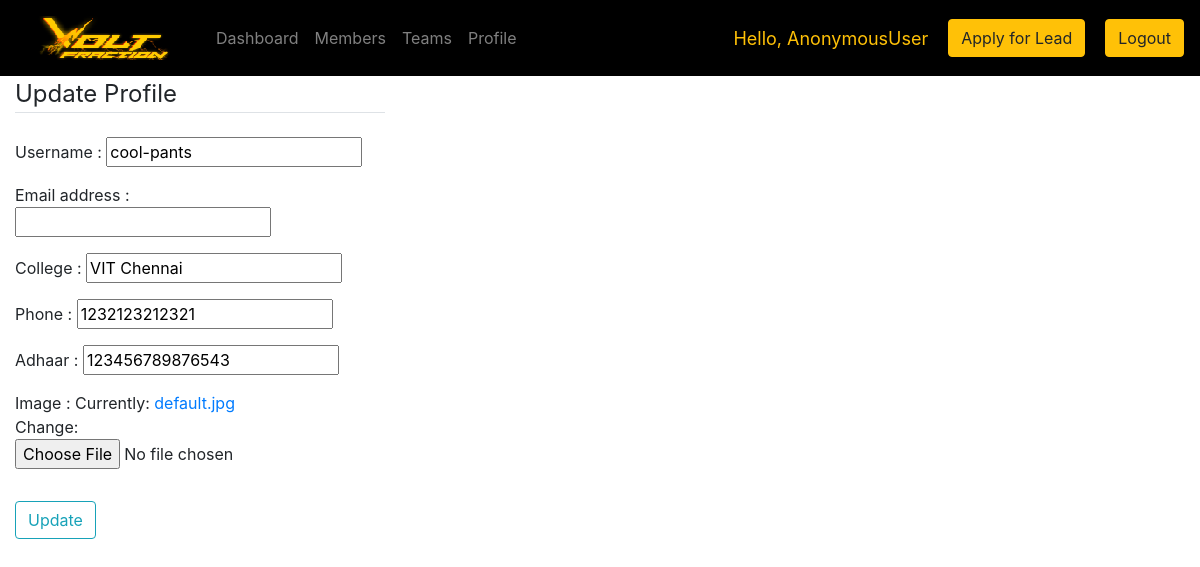
Screenshot of /updateuser/1/ with the database file from the repository.
### accounts/models.py (models this page shows, shortened)
class Profile(models.Model):
	user = models.OneToOneField(User, on_delete=models.CASCADE)
	college = models.CharField(max_length=200, null=True, unique = True)
	phone = models.CharField(max_length=200, null=True, unique = True)
	adhaar = models.CharField(max_length=200, null=True, unique = True)
	image = models.ImageField(default='default.jpg', upload_to='profile_pics')
	is_apply = models.BooleanField(default=False)
	is_lead = models.BooleanField(default=False)

### accounts/views.py (the view)
# urls.py: path('updateuser/<str:pk_test>/', views.updateuser, name="updateuser"),
def updateuser(request, pk_test):
	user = User.objects.get(id=pk_test)
	if request.method == 'POST':
		u_form = UserUpdateForm(request.POST, instance=user)
		p_form = ProfileUpdateForm(request.POST, request.FILES, instance=user.profile)
		if u_form.is_valid() and p_form.is_valid():
			u_form.save()
			p_form.save()
			return redirect('userprofile',pk_test=pk_test)
	else:
		u_form = UserUpdateForm(instance=user)
		p_form = ProfileUpdateForm(instance=user.profile)
	context = {'user': user, 'u_form':u_form, 'p_form':p_form}
	return render(request,'accounts/updateuser.html',context);

### accounts/forms.py
class UserUpdateForm(ModelForm):
	class Meta:
		model = User
		fields = ['username', 'email']

class ProfileUpdateForm(ModelForm):
	class Meta:
		model = Profile
		fields = ['phone', 'college', 'adhaar','image']

### accounts/templates/accounts/updateuser.html (shortened to what this page needs)
{% extends 'accounts/main.html' %}
{% load crispy_forms_tags %}
{% block content %}
<div class="col-md-4">
	<form method="POST" enctype="multipart/form-data">
		<fieldset class="form-group">
			<legend class="border-bottom mb-4">Update Profile</legend>
			<p>{{ u_form.username.label }} : {{ u_form.username }}</p>
			<p>{{ u_form.email.label }} : {{ u_form.email }}</p>
			<p>{{ p_form.college.label }} : {{ p_form.college }}</p>
			<p>{{ p_form.phone.label }} : {{ p_form.phone }}</p>
			<p>{{ p_form.adhaar.label }} : {{ p_form.adhaar }}</p>
			<p>{{ p_form.image.label }} : {{ p_form.image }}</p>
		</fieldset>
		<div class="form-group">
			<button class="btn btn-outline-info" type="submit">Update</button>
		</div>
	</form>
</div>
{% endblock %}

### rows the page displays
Profile: college "VIT Chennai", phone "1232123212321", adhaar "123456789876543"

### other values shown
{{ request.user }} "AnonymousUser"
{{ u_form.username.label }} "Username"
{{ u_form.email.label }} "Email address"
{{ p_form.college.label }} "College"
{{ p_form.phone.label }} "Phone"
{{ p_form.adhaar.label }} "Adhaar"
{{ p_form.image.label }} "Image"
